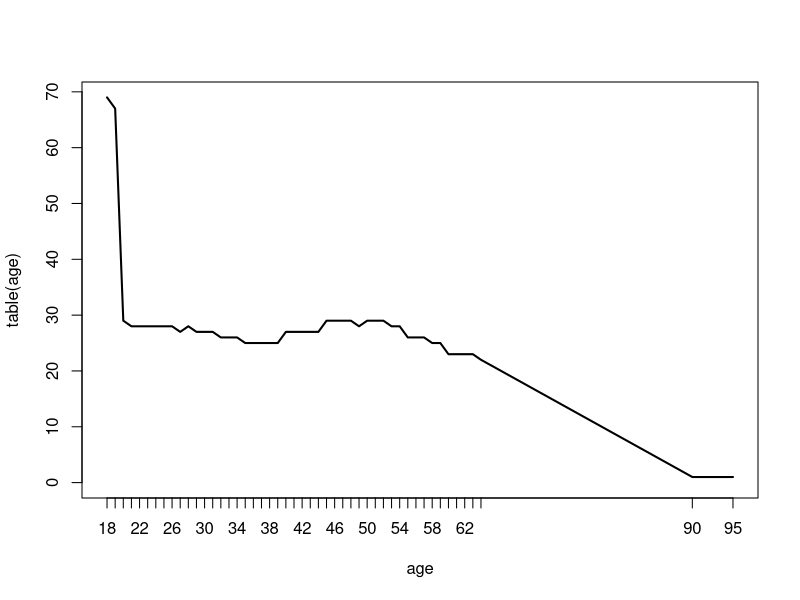
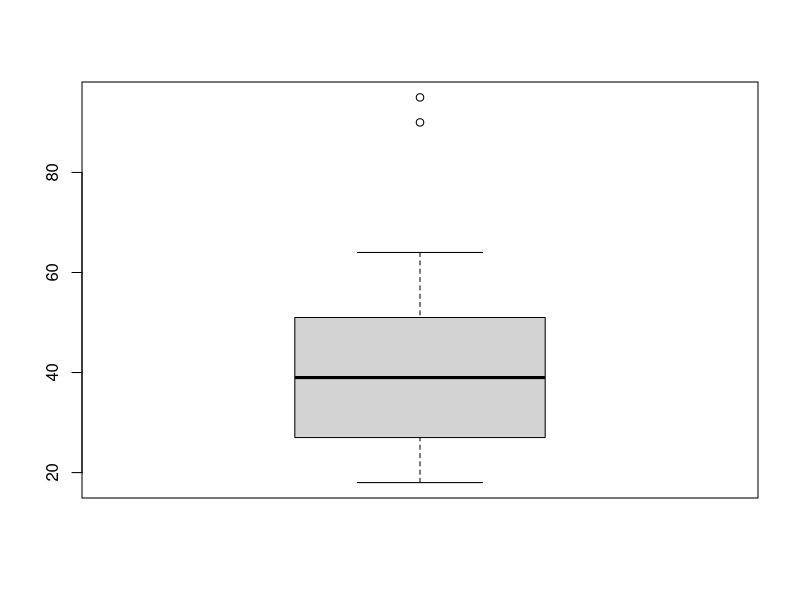
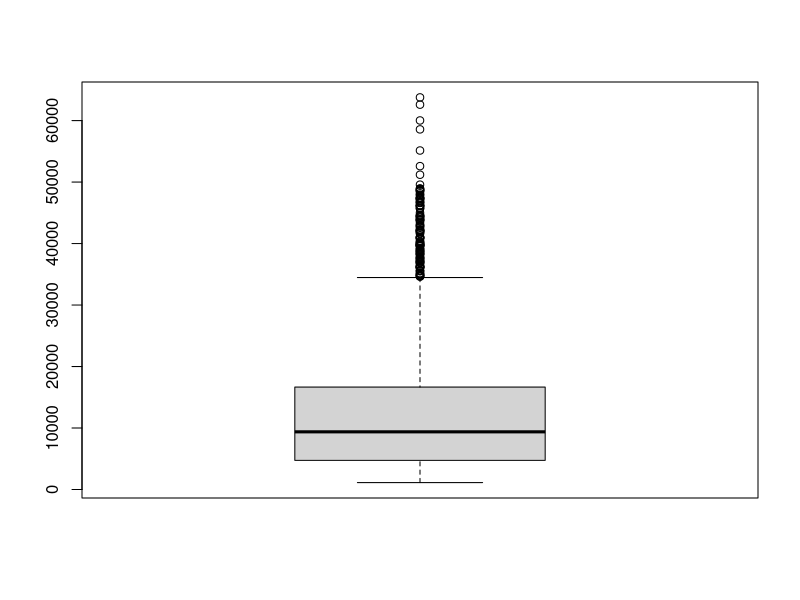
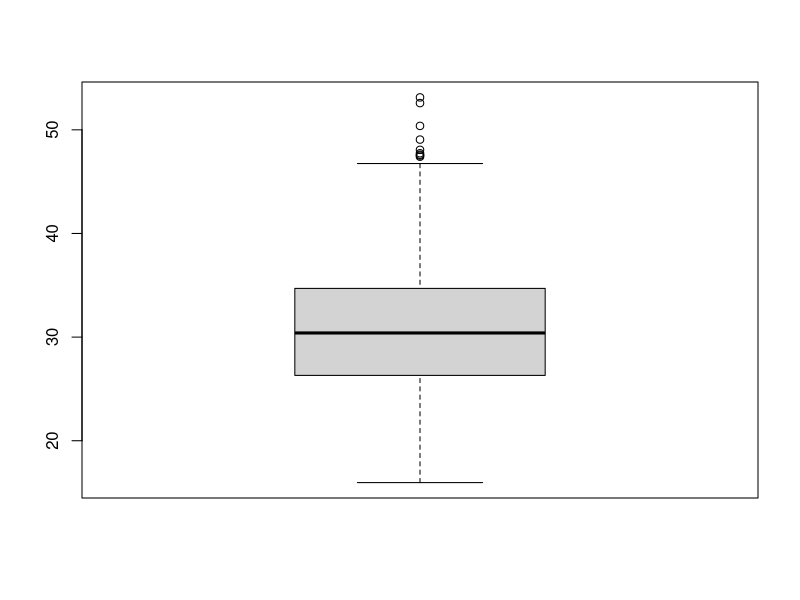
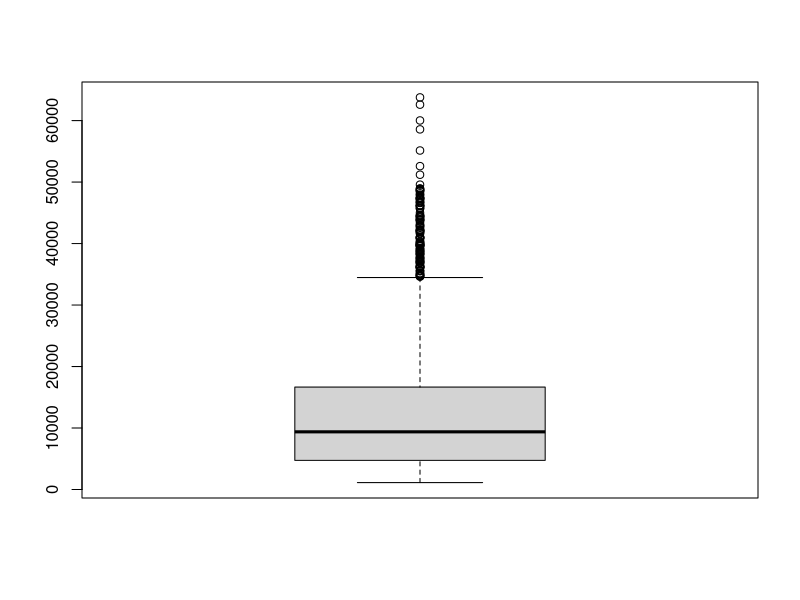
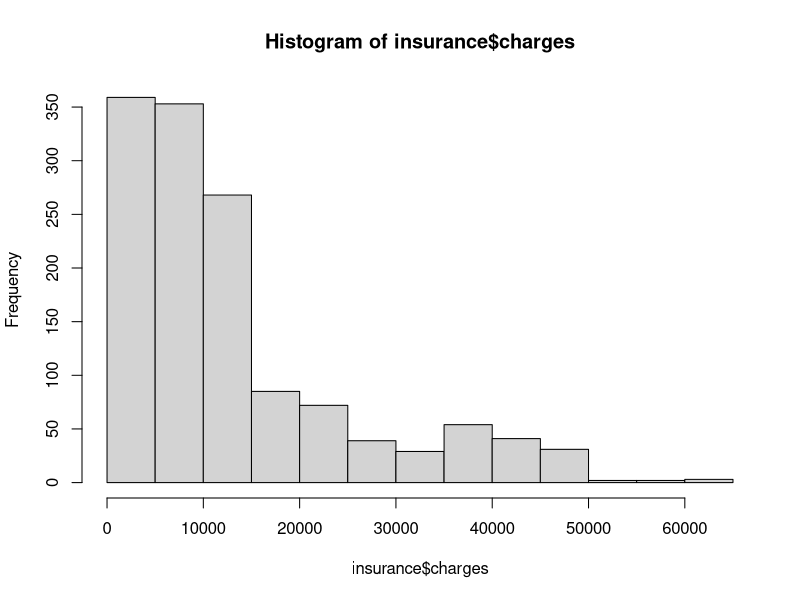
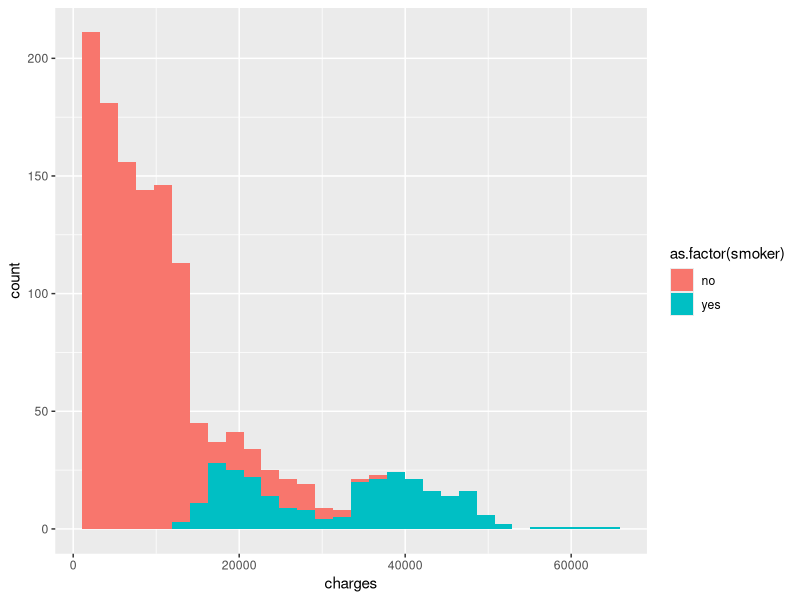
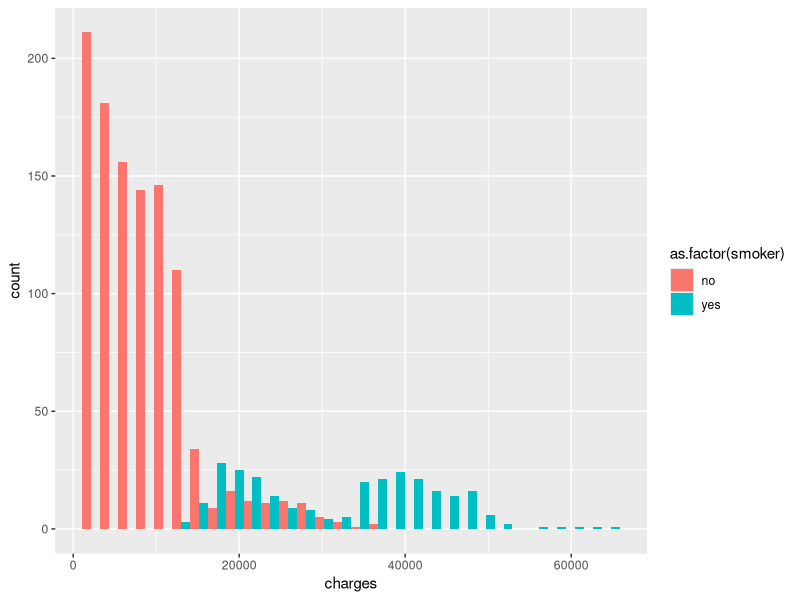

The R source for these figures, in order:
setwd("C:\\Users\\hemanth\\Downloads\\JigSaw\\Day6\\insurance")


## Example: Predicting Medical Expenses ----
## Step 2: Exploring and preparing the data ----
insurance <- read.csv("insurance.csv", 
                      stringsAsFactors = TRUE)
str(insurance)
summary(insurance)
summary(insurance$age)

library(dplyr)
library(ggplot2)
attach(insurance)
table(age)
plot(type="l",table(age))
table(gender,region,smoker)

table(smoker,children)

x=boxplot(age)
y=boxplot(charges)
str(x)
str(y)
listOutliers=x$out
listOutliers


list<-x$out

#gives the positions in the data where outliers are present
index<-which(insurance$age %in% list)
index

insurance$age[index]
mean_sw=mean(insurance$age,na.rm = TRUE)
mean_sw
insurance$age[index]=mean_sw

z=boxplot(bmi)
y=boxplot(charges)

#Check for missing values
colSums(is.na(insurance))
insuranceNew<-na.omit(insurance) #omit observations
dim(insurance)
dim(insuranceNew)

insurance$bmi[is.na(insurance$bmi)]=mean(insurance$bmi,na.rm = TRUE)
dim(insurance)
dim(insuranceNew)

M<-c(1,2,NA,3,4,5)
mean(M)
mean(M,na.rm=FALSE)
mean(insuranceNew$bmi)
mean(insurance$bmi)

install.packages("randomForest")
library(randomForest)

insurance$bmi<-na.roughfix(insurance$bmi)


#Data Aggregations

#group by multiple values 
aggregate(charges ~ gender , data=insurance, FUN=mean) #What inference?
aggregate(charges ~ smoker , data=insurance, FUN=mean) #What inference?
aggregate(charges ~ region , data=insurance, FUN=mean) #What inference?

aggregate(charges ~ region + smoker + gender, data=insurance, FUN=mean)#What inference?


hist(insurance$charges)
library(ggplot2)

ggplot(insurance,aes(x=charges))+
  geom_histogram(aes(fill=as.factor(smoker)))

ggplot(insurance,aes(x=charges))+
  geom_histogram(aes(fill=as.factor(smoker)),position = "dodge")+facet_grid()


#box plots : 
ggplot(insurance,aes(y=charges,x=gender,fill=as.factor(gender)))+ 
  geom_boxplot()+facet_grid(children~gender)

ggplot(insurance,aes(y=charges,x=gender,fill=as.factor(gender)))+ 
  geom_boxplot() +facet_grid(region~smoker)


#bmi vs charges
p<-ggplot(insurance,aes(x=bmi,y=charges,color=as.factor(gender)))
p+geom_point()
p+geom_point()+facet_grid(.~smoker)
p+geom_point()+facet_grid(smoker~region)

#increasing age vs increasing charges, increasing charges vs smoker=yes
p<-ggplot(insurance,aes(x=age,y=charges,color=as.factor(smoker)))
p+geom_point()

p+geom_point()+facet_grid(.~gender)
p+geom_point()+facet_grid(smoker~region)
cor(insurance[c("age", "bmi", "children", "charges")])


pairs(insurance[c("age", "bmi", "children", "charges")])



# add an indicator for BMI >= 30
insurance$bmi30 <- ifelse(insurance$bmi >= 30, 1, 0)
p<-ggplot(insurance,aes(x=age,y=charges,color=as.factor(smoker)))
p+geom_point()

p+geom_point()+facet_grid(gender~bmi30)

##----------------------------------------Dummy variable creation-----------------------------##
insurance$dummy_r_ne<-ifelse(insurance$region=="northeast",1,0) #Using ifelse

